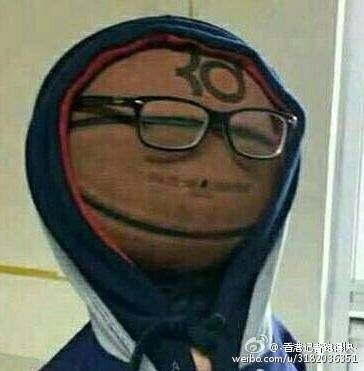
#> input picture 1.jpg, 364 x 371 px
$ python adaptive_thresholding.py --image 1.jpg
#> lines starting #> are read from the running program, lines starting #| are printed output that depends on the picture; after the words box and inside, x2 and y2 are one past the last pixel; in counts of white or black regions, pixels touching at a corner belong together
import cv2
import numpy as np
import argparse

ap = argparse.ArgumentParser()
ap.add_argument('-i', '--image', required=True, help='Path to Photo')
args = vars(ap.parse_args())

img = cv2.imread(args['image'])
#> img is the input picture: shape (371, 364, 3); mean B, G, R 96.3, 109.8, 108.5
img = cv2.cvtColor(img, cv2.COLOR_BGR2GRAY)
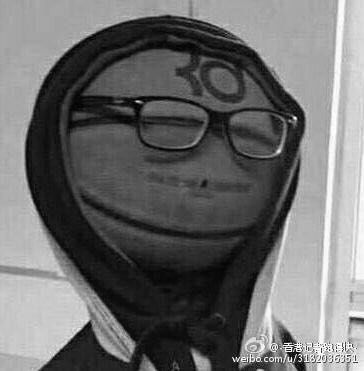
#> img: shape (371, 364); min 0, max 255, mean 107.9
blurred = cv2.GaussianBlur(img, (5, 5,), 0)
cv2.imshow("Image", img)

thresh = cv2.adaptiveThreshold(blurred, 255,
                               cv2.ADAPTIVE_THRESH_MEAN_C, cv2.THRESH_BINARY_INV, 11, 4)
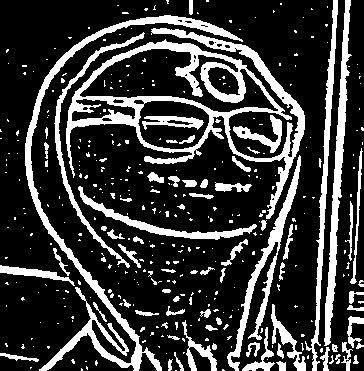
#> thresh: shape (371, 364); 22.8% white; 381 white regions (308 under 20 px), largest, box (x1, y1, x2, y2) and area: (66, 28, 305, 219) 8281, (25, 15, 243, 371) 4896, (324, 0, 352, 346) 2380
cv2.imshow("Mean Thresh", thresh)

thresh = cv2.adaptiveThreshold(blurred, 255,
                               cv2.ADAPTIVE_THRESH_GAUSSIAN_C, cv2.THRESH_BINARY_INV, 15, 3)
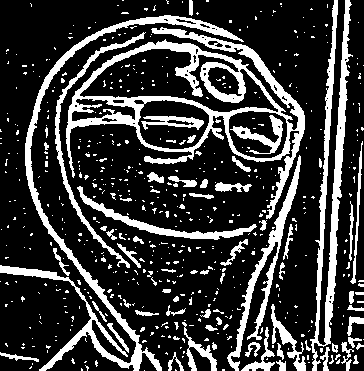
#> thresh: shape (371, 364); 22.8% white; 581 white regions (506 under 20 px), largest, box (x1, y1, x2, y2) and area: (66, 27, 305, 219) 8035, (0, 15, 244, 371) 5107, (310, 0, 353, 371) 4166
cv2.imshow("Gaussian Thresh", thresh)
cv2.waitKey(0)
